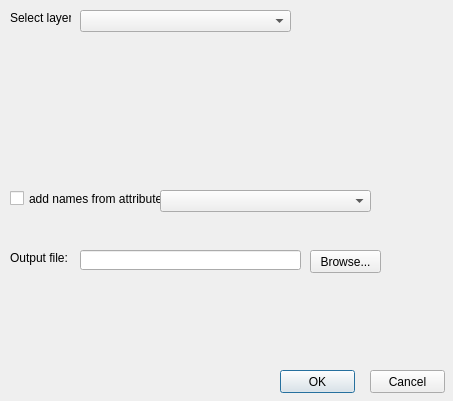
<?xml version="1.0" encoding="UTF-8"?>
<ui version="4.0">
 <class>CZMLScaledModelDialogBase</class>
 <widget class="QDialog" name="CZMLScaledModelDialogBase">
  <property name="windowModality">
   <enum>Qt::WindowModal</enum>
  </property>
  <property name="geometry">
   <rect>
    <x>0</x>
    <y>0</y>
    <width>453</width>
    <height>401</height>
   </rect>
  </property>
  <property name="sizePolicy">
   <sizepolicy hsizetype="Preferred" vsizetype="Preferred">
    <horstretch>0</horstretch>
    <verstretch>0</verstretch>
   </sizepolicy>
  </property>
  <property name="minimumSize">
   <size>
    <width>403</width>
    <height>268</height>
   </size>
  </property>
  <property name="maximumSize">
   <size>
    <width>800</width>
    <height>800</height>
   </size>
  </property>
  <property name="windowTitle">
   <string>CZML Connector lines</string>
  </property>
  <property name="windowIcon">
   <iconset>
    <normaloff>prism.png</normaloff>prism.png</iconset>
  </property>
  <property name="modal">
   <bool>true</bool>
  </property>
  <widget class="QComboBox" name="layerList">
   <property name="geometry">
    <rect>
     <x>80</x>
     <y>10</y>
     <width>211</width>
     <height>22</height>
    </rect>
   </property>
  </widget>
  <widget class="QLabel" name="label">
   <property name="geometry">
    <rect>
     <x>10</x>
     <y>10</y>
     <width>61</width>
     <height>16</height>
    </rect>
   </property>
   <property name="text">
    <string>Select layer:</string>
   </property>
  </widget>
  <widget class="QLabel" name="label_2">
   <property name="geometry">
    <rect>
     <x>10</x>
     <y>250</y>
     <width>61</width>
     <height>16</height>
    </rect>
   </property>
   <property name="text">
    <string>Output file:</string>
   </property>
  </widget>
  <widget class="QLineEdit" name="leFileName">
   <property name="geometry">
    <rect>
     <x>80</x>
     <y>250</y>
     <width>221</width>
     <height>20</height>
    </rect>
   </property>
  </widget>
  <widget class="QPushButton" name="pbBrowse">
   <property name="geometry">
    <rect>
     <x>310</x>
     <y>250</y>
     <width>71</width>
     <height>23</height>
    </rect>
   </property>
   <property name="text">
    <string>Browse...</string>
   </property>
  </widget>
  <widget class="QCheckBox" name="cbAddName">
   <property name="geometry">
    <rect>
     <x>10</x>
     <y>190</y>
     <width>151</width>
     <height>17</height>
    </rect>
   </property>
   <property name="text">
    <string>add names from attribute:</string>
   </property>
  </widget>
  <widget class="QComboBox" name="strAttrList">
   <property name="geometry">
    <rect>
     <x>160</x>
     <y>190</y>
     <width>211</width>
     <height>22</height>
    </rect>
   </property>
  </widget>
  <widget class="QPushButton" name="pbOK">
   <property name="geometry">
    <rect>
     <x>280</x>
     <y>370</y>
     <width>75</width>
     <height>23</height>
    </rect>
   </property>
   <property name="text">
    <string>OK</string>
   </property>
   <property name="default">
    <bool>true</bool>
   </property>
   <property name="flat">
    <bool>false</bool>
   </property>
  </widget>
  <widget class="QPushButton" name="pbCancel">
   <property name="geometry">
    <rect>
     <x>370</x>
     <y>370</y>
     <width>75</width>
     <height>23</height>
    </rect>
   </property>
   <property name="text">
    <string>Cancel</string>
   </property>
  </widget>
 </widget>
 <resources/>
 <connections/>
</ui>
